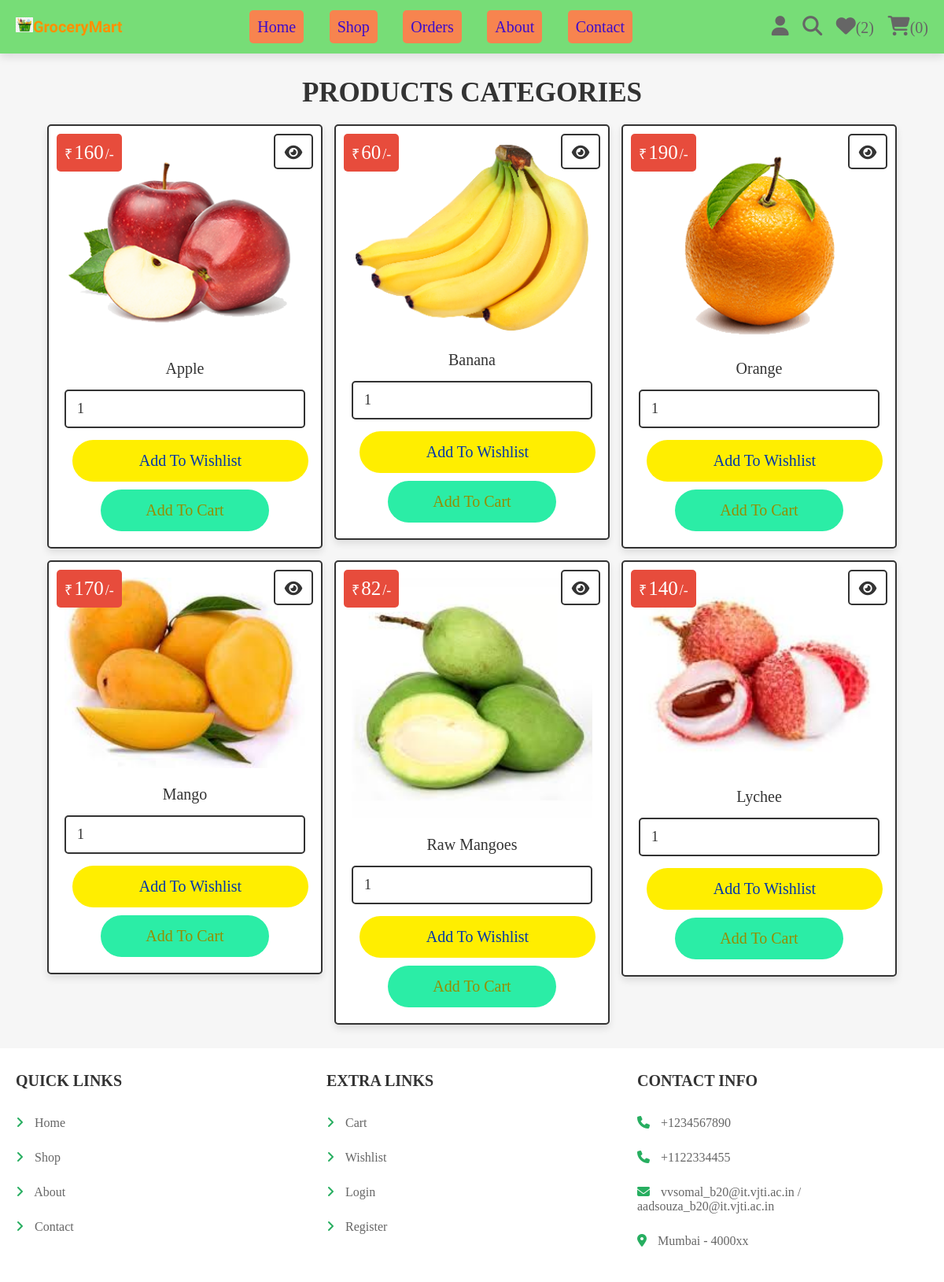
Page /G1_201080004_201080005_OnlineGroceryStore/OnlineGroeryStore-main/category.php?category=fruits (signed in) on the committed database.
### tables this page shows
CREATE TABLE `products` (
  `id` int(100) NOT NULL,
  `name` varchar(100) NOT NULL,
  `category` varchar(20) NOT NULL,
  `details` varchar(500) NOT NULL,
  `price` int(100) NOT NULL,
  `image` varchar(100) NOT NULL
);

### G1_201080004_201080005_OnlineGroceryStore/OnlineGroeryStore-main/category.php (the view, shortened to what this page needs)
<?php
@include 'config.php';
?>
<!DOCTYPE html>
<html lang="en">
<head>
   <link rel="stylesheet" href="https://cdnjs.cloudflare.com/ajax/libs/font-awesome/6.1.1/css/all.min.css">
   <link rel="stylesheet" href="css/style.css">
</head>
<body>
<?php include 'header.php'; ?>
<section class="products">
   <h1 class="title">Products Categories</h1>
   <div class="box-container">
   <?php
      $category_name = $_GET['category'];
      $select_products = $conn->prepare("SELECT * FROM `products` WHERE category = ?");
      $select_products->execute([$category_name]);
      if($select_products->rowCount() > 0){
         while($fetch_products = $select_products->fetch(PDO::FETCH_ASSOC)){
   ?>
   <form action="" class="box" method="POST">
      <div class="price">₹<span><?= $fetch_products['price']; ?></span>/-</div>
      <a href="view_page.php?pid=<?= $fetch_products['id']; ?>" class="fas fa-eye"></a>
      <img src="uploaded_img/<?= $fetch_products['image']; ?>" alt="">
      <div class="name"><?= $fetch_products['name']; ?></div>
      <input type="number" min="1" value="1" name="p_qty" class="qty">
      <input type="submit" value="add to wishlist" class="option-btn" name="add_to_wishlist">
      <input type="submit" value="add to cart" class="btn" name="add_to_cart">
   </form>
   <?php
         }
      }else{
         echo '<p class="empty">No products available!</p>';
      }
   ?>
   </div>
</section>
<?php include 'footer.php'; ?>
</body>
</html>

### css/style.css (style rules this page uses)
.products .box-container { display: grid; grid-template-columns: repeat(auto-fit, 35rem); gap:1.5rem; justify-content: center; align-items: flex-start; }
.products .box-container .box { padding:2rem; text-align: center; border:var(--border); background-color: var(--white); box-shadow: var(--box-shadow); border-radius: .5rem; position: relative; }
.products .box-container .box .price { position: absolute; top:1rem; left:1rem; padding:1rem; border-radius: .5rem; background-color: var(--red); font-size: 1.8rem; color:var(--white); }
.products .box-container .box .price span { font-size: 2.5rem; color:var(--white); margin:0 .2rem; }
.products .box-container .box .fa-eye { position: absolute; top:1rem; right:1rem; border-radius: .5rem; height: 4.5rem; line-height: 4.3rem; width: 5rem; border:var(--border); color:var(--black); font-size: 2rem; background-color: var(--white); }
.products .box-container .box img { width: 100%; margin-bottom: 1rem; }
.products .box-container .box .name { font-size: 2rem; color:var(--black); padding:1rem 0; }
.products .box-container .box .qty { margin:.5rem 0; border-radius: .5rem; padding:1.2rem 1.4rem; font-size: 1.8rem; color:var(--black); border:var(--border); width: 100%; }

### css/components.css (style rules this page uses)
:root { --green:#27ae60; --orange:#f39c12; --red:#e74c3c; --black:#333; --light-color:#666; --white:#fff; --light-bg:#f6f6f6; --border:.2rem solid var(--black); --box-shadow:0 .5rem 1rem rgba(0,0,0,.1); }
* { font-family:Georgia, 'Times New Roman', Times, serif; margin:0; padding:0; box-sizing: border-box; outline: none; border:none; text-decoration: none; color:var(--black); }
body { background-color: var(--light-bg); }
html { font-size: 62.5%; overflow-x: hidden; scroll-behavior: smooth; scroll-padding-top: 6.5rem; }
section { padding:3rem 2rem; max-width: 1200px; margin:0 auto; }
.btn, .delete-btn, .option-btn { display: block; width: 98%; margin:1rem; border-radius:3rem; color:rgb(2, 55, 170); font-size: 2rem; padding:1.5rem; text-transform: capitalize; cursor: pointer; text-align: center; }
.btn { display: block; width: 70%; padding: 15px 20px; margin:auto; margin-top:10px; text-align: center; border: none; background: #2beda6; outline: none; border-radius: 30px; font-size: 2rem; color: rgb(149, 141, 0); cursor: pointer; transition: .3s; }
.option-btn { background-color: rgb(255, 238, 0); }
.title { text-align: center; margin-bottom: 2rem; text-transform: uppercase; color:var(--black); font-size: 3.5rem; }

### rows in the picture
products: price "160", image (picture), name "Apple"
products: price "60", image (picture), name "Banana"
products: price "190", image (picture), name "Orange"
products: price "170", image (picture), name "Mango"
products: price "82", image (picture), name "Raw Mangoes"
products: price "140", image (picture), name "Lychee"

### other values in the picture
$count_wishlist_items->rowCount() "2"
$count_cart_items->rowCount() "0"
